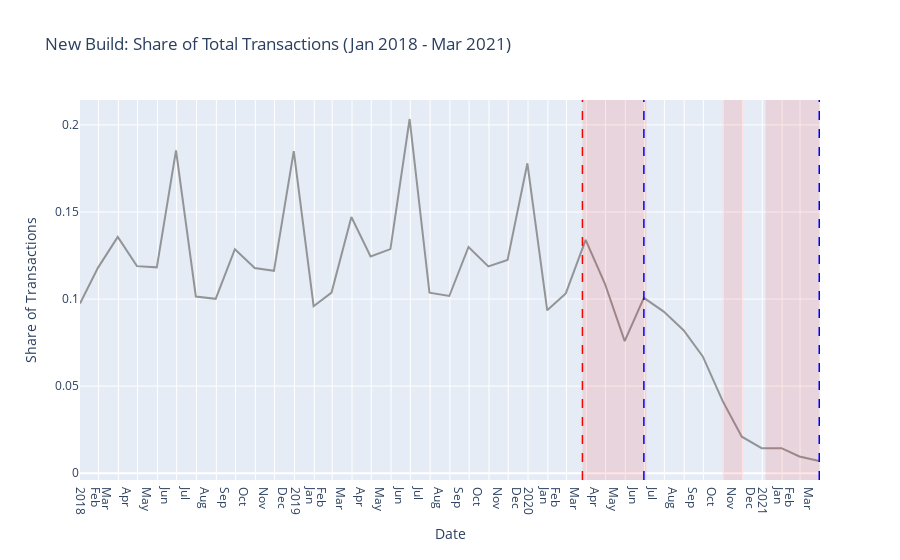

Write notebook code for a chart like this one.
### Code cell
#Creating a new figure
fig = go.Figure()

#Adding line for new property share
fig.add_trace(go.Scatter(
    x=Newcount['Dates'],
    y=Newcount['Share'],
    name = "Share of New Build Transactions",
    line = dict(color = '#7F7F7F'),
    opacity = 0.8))
              
#Inserting shaded area to denote first lockdown
fig.add_vrect(x0="2020-03-26", x1="2020-07-04",fillcolor="red", opacity=0.1, line_width=0)
#Inserting shaded area to denote second lockdown
fig.add_vrect(x0="2020-10-31", x1="2020-12-02",fillcolor="red", opacity=0.1, line_width=0)
#Inserting shaded area to denote third lockdon
fig.add_vrect(x0="2021-01-06", x1="2021-03-31",fillcolor="red", opacity=0.1, line_width=0)

#Inserting line for First Lockdown
fig.add_vline(x = datetime.strptime('26-03-2020', '%d-%m-%Y'),line_width=1.5, line_dash="dash", line_color="red")
#Inserting line for Stampt duty holiday start
fig.add_vline(x = datetime.strptime('30-06-2020','%d-%m-%Y'),line_width=1.5, line_dash="dash", line_color="blue")
#Inserting line for Stampt duty holiday end
fig.add_vline(x = datetime.strptime('31-03-2021', '%d-%m-%Y'),line_width=1.5, line_dash="dash", line_color="blue")

#Adding figure and axis titles
fig.update_layout(
    title="New Build: Share of Total Transactions (Jan 2018 - Mar 2021)",
    xaxis_title="Date", yaxis_title="Share of Transactions")

#Updating x-axis ticks to be months
fig.update_xaxes(dtick="M1",tickformat="%b\n%Y",ticklabelmode="period")

#Rearranging legend to bottom of figure
fig.update_layout(legend=dict(orientation="h",yanchor="bottom",y=-0.33,xanchor="center",x=0.5))

#Displaying figure
fig.show()

### Figure 1 — Plotly figure (JSON) as saved in the notebook; plotly's stock layout.template omitted (floating-point values rounded to 4 significant figures)
{"data": [{"line": {"color": "#7F7F7F"}, "name": "Share of New Build Transactions", "opacity": 0.8, "type": "scatter", "x": ["2018-01-31T00:00:00", "2018-02-28T00:00:00", "2018-03-31T00:00:00", "2018-04-30T00:00:00", "2018-05-31T00:00:00", "2018-06-30T00:00:00", "2018-07-31T00:00:00", "2018-08-31T00:00:00", "2018-09-30T00:00:00", "2018-10-31T00:00:00", "2018-11-30T00:00:00", "2018-12-31T00:00:00", "2019-01-31T00:00:00", "2019-02-28T00:00:00", "2019-03-31T00:00:00", "2019-04-30T00:00:00", "2019-05-31T00:00:00", "2019-06-30T00:00:00", "2019-07-31T00:00:00", "2019-08-31T00:00:00", "2019-09-30T00:00:00", "2019-10-31T00:00:00", "2019-11-30T00:00:00", "2019-12-31T00:00:00", "2020-01-31T00:00:00", "2020-02-29T00:00:00", "2020-03-31T00:00:00", "2020-04-30T00:00:00", "2020-05-31T00:00:00", "2020-06-30T00:00:00", "2020-07-31T00:00:00", "2020-08-31T00:00:00", "2020-09-30T00:00:00", "2020-10-31T00:00:00", "2020-11-30T00:00:00", "2020-12-31T00:00:00", "2021-01-31T00:00:00", "2021-02-28T00:00:00", "2021-03-31T00:00:00"], "y": [0.09748, 0.1179, 0.1357, 0.1189, 0.1182, 0.1853, 0.1015, 0.1001, 0.1286, 0.1178, 0.1162, 0.185, 0.09588, 0.1037, 0.1471, 0.1244, 0.1287, 0.2034, 0.1037, 0.1018, 0.1299, 0.1187, 0.1224, 0.1779, 0.09352, 0.1032, 0.1339, 0.1089, 0.07581, 0.1007, 0.09277, 0.08208, 0.06704, 0.04151, 0.02099, 0.01439, 0.01437, 0.009595, 0.007016]}], "layout": {"legend": {"orientation": "h", "x": 0.5, "xanchor": "center", "y": -0.33, "yanchor": "bottom"}, "shapes": [{"fillcolor": "red", "line": {"width": 0}, "opacity": 0.1, "type": "rect", "x0": "2020-03-26", "x1": "2020-07-04", "xref": "x", "y0": 0, "y1": 1, "yref": "y domain"}, {"fillcolor": "red", "line": {"width": 0}, "opacity": 0.1, "type": "rect", "x0": "2020-10-31", "x1": "2020-12-02", "xref": "x", "y0": 0, "y1": 1, "yref": "y domain"}, {"fillcolor": "red", "line": {"width": 0}, "opacity": 0.1, "type": "rect", "x0": "2021-01-06", "x1": "2021-03-31", "xref": "x", "y0": 0, "y1": 1, "yref": "y domain"}, {"line": {"color": "red", "dash": "dash", "width": 1.5}, "type": "line", "x0": "2020-03-26T00:00:00", "x1": "2020-03-26T00:00:00", "xref": "x", "y0": 0, "y1": 1, "yref": "y domain"}, {"line": {"color": "blue", "dash": "dash", "width": 1.5}, "type": "line", "x0": "2020-06-30T00:00:00", "x1": "2020-06-30T00:00:00", "xref": "x", "y0": 0, "y1": 1, "yref": "y domain"}, {"line": {"color": "blue", "dash": "dash", "width": 1.5}, "type": "line", "x0": "2021-03-31T00:00:00", "x1": "2021-03-31T00:00:00", "xref": "x", "y0": 0, "y1": 1, "yref": "y domain"}], "title": {"text": "New Build: Share of Total Transactions (Jan 2018 - Mar 2021)"}, "xaxis": {"dtick": "M1", "tickformat": "%b\n%Y", "ticklabelmode": "period", "title": {"text": "Date"}}, "yaxis": {"title": {"text": "Share of Transactions"}}}}
